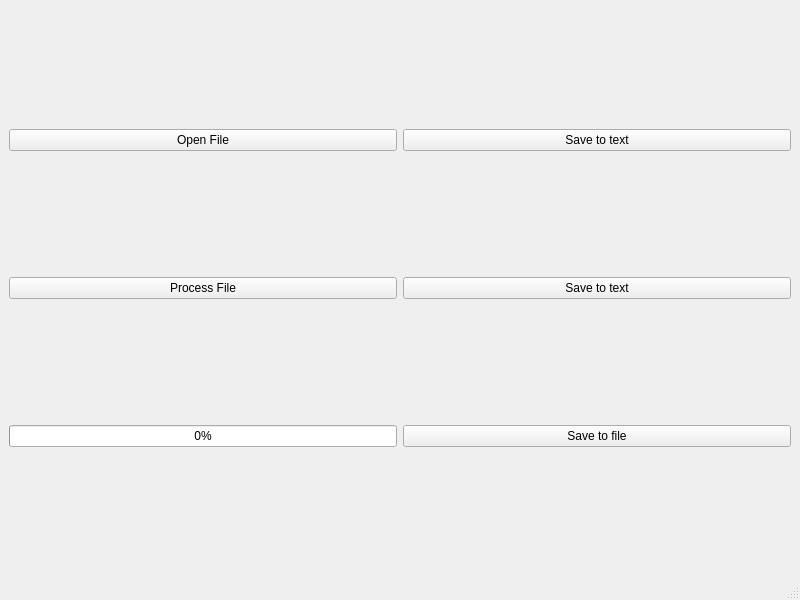
<?xml version="1.0" encoding="UTF-8"?>
<ui version="4.0">
 <class>SoundProcess</class>
 <widget class="QMainWindow" name="SoundProcess">
  <property name="geometry">
   <rect>
    <x>0</x>
    <y>0</y>
    <width>800</width>
    <height>600</height>
   </rect>
  </property>
  <property name="windowTitle">
   <string>SoundProcess</string>
  </property>
  <widget class="QWidget" name="centralwidget">
   <layout class="QGridLayout" name="gridLayout">
    <item row="2" column="1">
     <widget class="QPushButton" name="pushButtonProcessFile">
      <property name="text">
       <string>Process File</string>
      </property>
     </widget>
    </item>
    <item row="1" column="1">
     <widget class="QPushButton" name="pushButtonOpenFile">
      <property name="text">
       <string>Open File</string>
      </property>
     </widget>
    </item>
    <item row="2" column="2">
     <widget class="QPushButton" name="pushButtonSaveResultAsText">
      <property name="text">
       <string>Save to text</string>
      </property>
     </widget>
    </item>
    <item row="3" column="2">
     <widget class="QPushButton" name="pushButtonSaveResultAsFile">
      <property name="text">
       <string>Save to file</string>
      </property>
     </widget>
    </item>
    <item row="1" column="2">
     <widget class="QPushButton" name="pushButtonSaveInitAsText">
      <property name="text">
       <string>Save to text</string>
      </property>
     </widget>
    </item>
    <item row="3" column="1">
     <widget class="QProgressBar" name="progressBar">
      <property name="sizePolicy">
       <sizepolicy hsizetype="Minimum" vsizetype="Fixed">
        <horstretch>0</horstretch>
        <verstretch>0</verstretch>
       </sizepolicy>
      </property>
      <property name="value">
       <number>0</number>
      </property>
     </widget>
    </item>
   </layout>
  </widget>
  <widget class="QMenuBar" name="menubar">
   <property name="geometry">
    <rect>
     <x>0</x>
     <y>0</y>
     <width>800</width>
     <height>22</height>
    </rect>
   </property>
  </widget>
  <widget class="QStatusBar" name="statusbar"/>
 </widget>
 <resources/>
 <connections/>
</ui>
